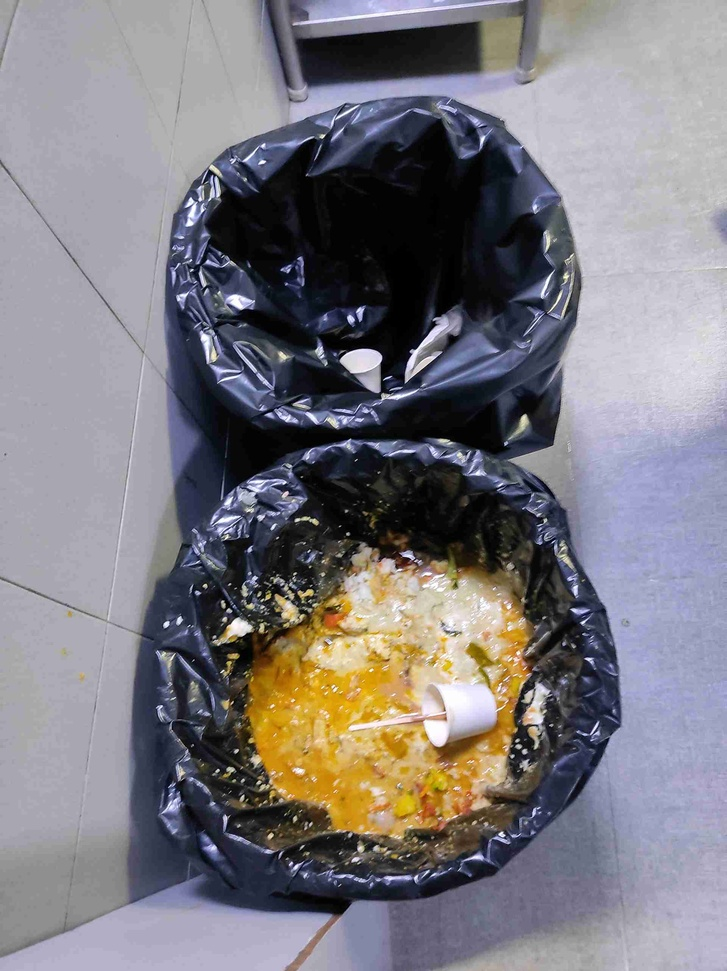
#> input picture 2225563_1741760657.jpg, 727 x 971 px, shrunk from 1920 x 2565 before the run
$ python black_image_detector.py
#> lines starting #> are read from the running program, lines starting #| are printed output that depends on the picture
#> the answer given: 1
#> the answer given: ../2225563_1741760657.jpg
import numpy as np
import os
from PIL import Image

def is_single_color_image(image_path, threshold=20):
    """
    Check if an image is of a single color by comparing pixels to the average color.
    An image is considered single-colored if more than 50% of pixels are within threshold
    of the average color.

    Args:
        image_path (str): Path to the image file
        threshold (int): Threshold value for considering pixels as the same color (0-255)

    Returns:
        bool: True if image is not a single color, False if it is a single color
    """
#> called with image_path = '../2225563_1741760657.jpg', threshold = 20
    try:
        img = Image.open(image_path)
#> img is the input picture: PIL image 727x971 RGB; mean R, G, B 124.5, 121.7, 127.5
        img_array = np.array(img)

        if len(img_array.shape) == 3:  # Color image (RGB/RGBA)
            avg_color = np.mean(img_array[:, :, :3], axis=(0,1)).astype(int)
#> avg_color = [124, 121, 127]
            color_diff = np.abs(img_array[:, :, :3] - avg_color)
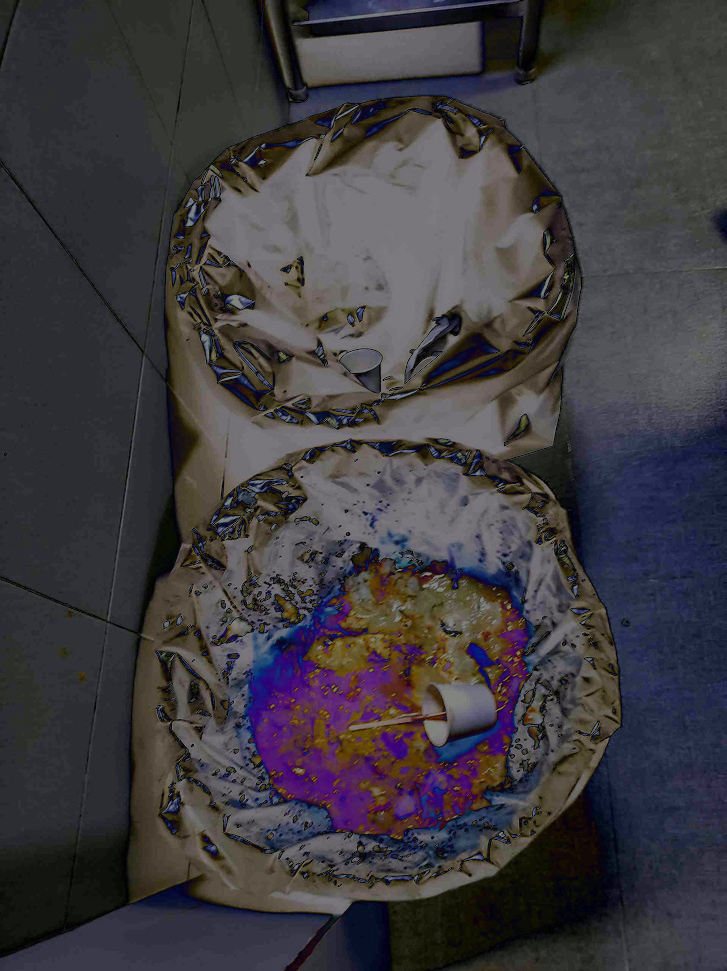
#> color_diff: shape (971, 727, 3) int64; mean R, G, B 61.8, 58.9, 63.5
            pixels_within_threshold = np.sum(np.all(color_diff <= threshold, axis=2))
#> pixels_within_threshold = 32105
            total_pixels = img_array.shape[0] * img_array.shape[1]
#> total_pixels = 705917
            percentage_within_threshold = (pixels_within_threshold / total_pixels) * 100
#> percentage_within_threshold = 4.55
            return percentage_within_threshold <= 50

        elif len(img_array.shape) == 2:  # Grayscale image
            avg_value = np.mean(img_array).astype(int)
            differences = np.abs(img_array - avg_value)
            pixels_within_threshold = np.sum(differences <= threshold)
            total_pixels = img_array.shape[0] * img_array.shape[1]
            percentage_within_threshold = (pixels_within_threshold / total_pixels) * 100
            return percentage_within_threshold <= 50

        else:
            return True

    except Exception:
        return True

def main():
    current_dir = os.path.dirname(os.path.abspath(__file__))
    test_dir = os.path.join(current_dir, "test_images")
    os.makedirs(test_dir, exist_ok=True)

    print("\nSingle Color Image Detector")
    print("-------------------------")

    while True:
        print("\nOptions:")
        print("1. Check if an image is of a single color")
        print("2. Exit")

        choice = input("\nEnter your choice (1-2): ")

        if choice == "1":
            image_path = input("Enter the path to the image file: ")

            if not os.path.exists(image_path):
                print("Error: File does not exist!")
                continue

            is_multiple_color = is_single_color_image(image_path)
#> is_multiple_color = True

            if is_multiple_color:
                print("Result: The image contains multiple colors.")
            else:
                print("Result: The image is of a single color!")

        elif choice == "2":
            print("Goodbye!")
            break

        else:
            print("Invalid choice! Please try again.")

if __name__ == "__main__":
#> (the run stopped early here; a loop or call above may not have finished)
